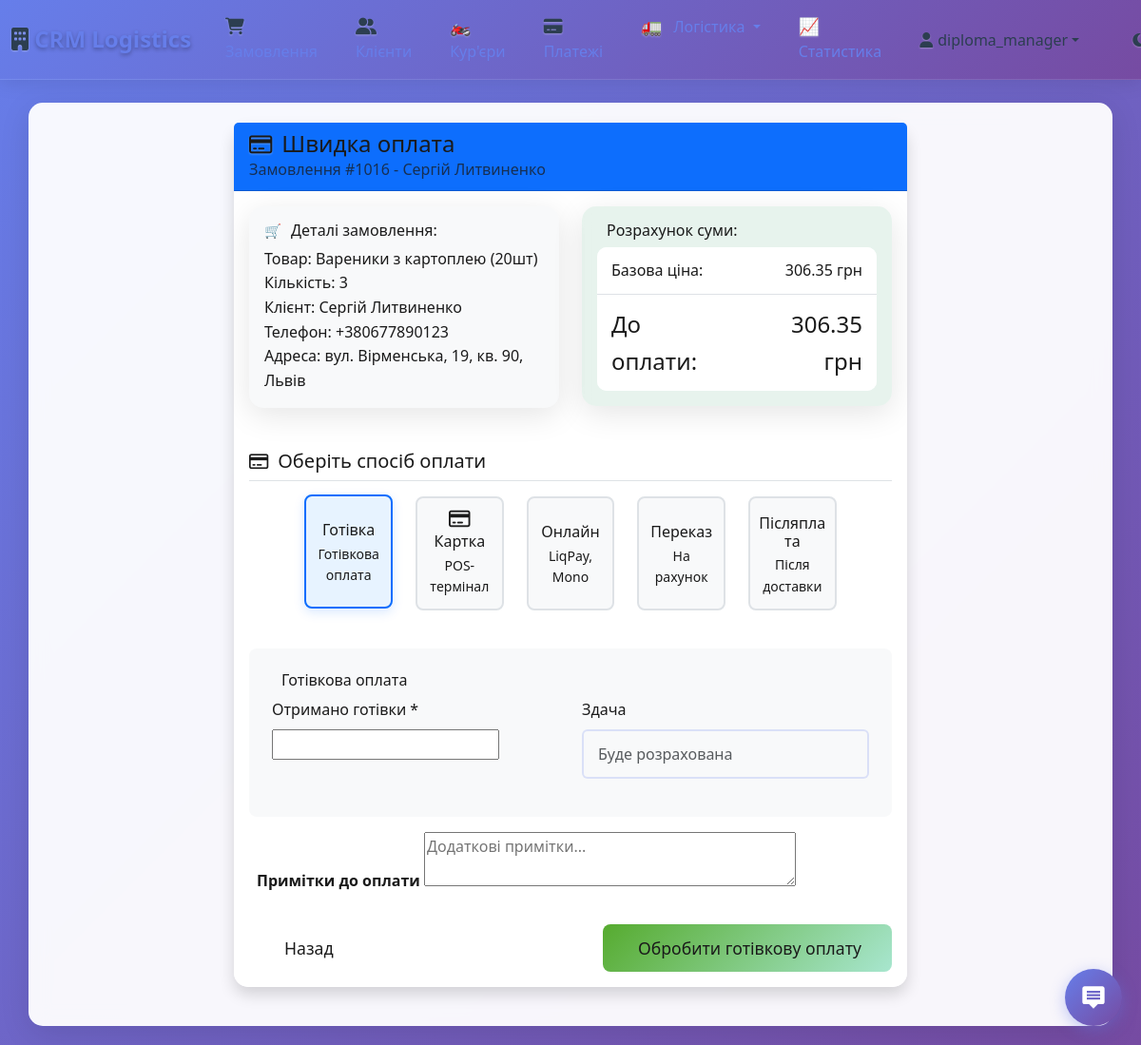
The app's page /orders/1016/payment/quick/ (signed in) with its own data.
### crm/models.py (models this page shows, shortened)
class Order(models.Model):
    STATUS_CHOICES = [
        ('new', 'Нове'),
        ('assigned', 'Призначено'),
        ('picked_up', 'Забрано'),
        ('in_transit', 'В дорозі'),
        ('delivered', 'Доставлено'),
        ('cancelled', 'Скасовано')
    ]
    PRIORITY_CHOICES = [
        ('low', 'Низький'),
        ('normal', 'Звичайний'),
        ('high', 'Високий'),
        ('urgent', 'Терміновий')
    ]
    client = models.ForeignKey(Client, on_delete=models.CASCADE)
    courier = models.ForeignKey(Courier, on_delete=models.SET_NULL, null=True, blank=True)
    created_by = models.ForeignKey(User, on_delete=models.CASCADE)
    product = models.CharField(max_length=200)
    quantity = models.PositiveIntegerField(default=1)
    address = models.CharField(max_length=255, default="Невідома адреса")
    latitude = models.FloatField(null=True, blank=True, help_text="Широта доставки")
    longitude = models.FloatField(null=True, blank=True, help_text="Довгота доставки")
    status = models.CharField(max_length=20, choices=STATUS_CHOICES, default='new')
    priority = models.CharField(max_length=10, choices=PRIORITY_CHOICES, default='normal')
    estimated_delivery_time = models.DateTimeField(null=True, blank=True)
    actual_delivery_time = models.DateTimeField(null=True, blank=True)
    delivery_notes = models.TextField(blank=True, help_text="Особливі інструкції доставки")
    base_price = models.DecimalField(max_digits=10, decimal_places=2, default=Decimal('0.00'), help_text="Базова ціна доставки")
    additional_fees = models.DecimalField(max_digits=10, decimal_places=2, default=Decimal('0.00'), help_text="Додаткові платежі (терміново, вага тощо)")
    discount = models.DecimalField(max_digits=10, decimal_places=2, default=Decimal('0.00'), help_text="Сума знижки")
    total_price = models.DecimalField(max_digits=10, decimal_places=2, default=Decimal('0.00'), help_text="Кінцева ціна")
    created_at = models.DateTimeField(auto_now_add=True)
    updated_at = models.DateTimeField(auto_now=True)

class Client(models.Model):
    name = models.CharField(max_length=100)
    phone = models.CharField(max_length=20)
    email = models.EmailField(blank=True, null=True, help_text="Email клиента для уведомлений")
    address = models.TextField()
    latitude = models.FloatField(null=True, blank=True, help_text="Широта клієнта")
    longitude = models.FloatField(null=True, blank=True, help_text="Довгота клієнта")

### crm/views.py (the view)
# urls.py: path('orders/<int:order_id>/payment/quick/', views.payment_quick, name='payment_quick'),
@login_required
@staff_member_required
def payment_quick(request, order_id):
    order = get_object_or_404(Order, id=order_id)
    payment = getattr(order, 'payment', None)
    if not payment:
        payment = order.create_payment()
    if request.method == 'POST':
        form = PaymentProcessForm(request.POST, order=order)
        if form.is_valid():
            payment_method = form.cleaned_data['payment_method']
            payment.method = payment_method
            payment.payment_notes = form.cleaned_data.get('payment_notes', '')
            if payment_method == 'cash':
                payment.cash_received = form.cleaned_data['cash_received']
                payment.change_amount = payment.calculate_change()
                success_msg = f'Готівкову оплату оброблено! Здача: {payment.change_amount} грн'
            elif payment_method == 'card':
                payment.transaction_id = form.cleaned_data.get('transaction_id', '')
                success_msg = 'Оплату картою оброблено успішно!'
            elif payment_method == 'online':
                payment.transaction_id = form.cleaned_data.get('transaction_id', '')
                success_msg = 'Онлайн оплату оброблено успішно!'
            else:
                success_msg = 'Оплату оброблено успішно!'
            payment.process_payment(user=request.user)
            messages.success(request, success_msg)
            return redirect('orders_list')
    else:
        form = PaymentProcessForm(order=order)
    return render(request, 'crm/payment_quick.html', {
        'form': form,
        'payment': payment,
        'order': order
    })

### crm/templates/crm/payment_quick.html (shortened to what this page needs)
{% extends "crm/base.html" %}
{% block content %}
<div class="container-fluid">
    <div class="row justify-content-center">
        <div class="col-md-8">
            <div class="card shadow">
                <div class="card-header bg-primary text-white">
                    <h4 class="mb-0">
                        <i class="fas fa-credit-card me-2"></i>Швидка оплата
                    </h4>
                    <p class="mb-0 opacity-75">Замовлення #{{ order.id }} - {{ order.client.name }}</p>
                </div>
                <div class="card-body">
                    <div class="row mb-4">
                        <div class="col-md-6">
                            <div class="card bg-light">
                                <div class="card-body">
                                    <h6><i class="fas fa-shopping-cart me-2"></i>Деталі замовлення:</h6>
                                    <ul class="list-unstyled mb-0">
                                        <li><strong>Товар:</strong> {{ order.product }}</li>
                                        <li><strong>Кількість:</strong> {{ order.quantity }}</li>
                                        <li><strong>Клієнт:</strong> {{ order.client.name }}</li>
                                        <li><strong>Телефон:</strong> {{ order.client.phone }}</li>
                                        <li><strong>Адреса:</strong> {{ order.address }}</li>
                                    </ul>
                                </div>
                            </div>
                        </div>
                        <div class="col-md-6">
                            <div class="card bg-success bg-opacity-10 border-success">
                                <div class="card-body">
                                    <h6>Розрахунок суми:</h6>
                                    <table class="table table-sm table-borderless mb-0">
                                        <tbody>
                                            <tr>
                                                <td>Базова ціна:</td>
                                                <td class="text-end">{{ order.base_price }} грн</td>
                                            </tr>
                                            <tr class="border-top fw-bold fs-4">
                                                <td>До оплати:</td>
                                                <td class="text-end text-success">{{ order.total_price }} грн</td>
                                            </tr>
                                        </tbody>
                                    </table>
                                </div>
                            </div>
                        </div>
                    </div>
                    <form method="post" id="paymentForm">
                        <div class="mb-4">
                            <h5 class="border-bottom pb-2 mb-3">
                                <i class="fas fa-credit-card text-primary me-2"></i>Оберіть спосіб оплати
                            </h5>
                            <div class="row justify-content-center">
                                <div class="col-lg-2 col-md-4 col-sm-6 mb-3">
                                    <div class="payment-option">
                                        <label for="id_payment_method_cash" class="payment-label">
                                            <div class="payment-card">
                                                <h6 class="mb-1">Готівка</h6>
                                                <small class="text-muted">Готівкова оплата</small>
                                            </div>
                                        </label>
                                    </div>
                                </div>
                                <div class="col-lg-2 col-md-4 col-sm-6 mb-3">
                                    <div class="payment-option">
                                        <label for="id_payment_method_card" class="payment-label">
                                            <div class="payment-card">
                                                <i class="fas fa-credit-card fa-lg text-primary mb-1"></i>
                                                <h6 class="mb-1">Картка</h6>
                                                <small class="text-muted">POS-термінал</small>
                                            </div>
                                        </label>
                                    </div>
                                </div>
                                <div class="col-lg-2 col-md-4 col-sm-6 mb-3">
                                    <div class="payment-option">
                                        <label for="id_payment_method_online" class="payment-label">
                                            <div class="payment-card">
                                                <h6 class="mb-1">Онлайн</h6>
                                                <small class="text-muted">LiqPay, Mono</small>
                                            </div>
                                        </label>
                                    </div>
                                </div>
                                <div class="col-lg-2 col-md-4 col-sm-6 mb-3">
                                    <div class="payment-option">
                                        <label for="id_payment_method_bank_transfer" class="payment-label">
                                            <div class="payment-card">
                                                <h6 class="mb-1">Переказ</h6>
                                                <small class="text-muted">На рахунок</small>
                                            </div>
                                        </label>
                                    </div>
                                </div>
                                <div class="col-lg-2 col-md-4 col-sm-6 mb-3">
                                    <div class="payment-option">
                                        <label for="id_payment_method_postpaid" class="payment-label">
                                            <div class="payment-card">
                                                <h6 class="mb-1">Післяплата</h6>
                                                <small class="text-muted">Після доставки</small>
                                            </div>
                                        </label>
                                    </div>
                                </div>
                            </div>
                        </div>
                        <div id="cash-fields" class="payment-fields" style="display: none;">
                            <h6>Готівкова оплата</h6>
                            <div class="row">
                                <div class="col-md-6">
                                    <div class="mb-3">
                                        <label for="{{ form.cash_received.id_for_label }}" class="form-label">
                                            <strong>Отримано готівки *</strong>
                                        </label>
                                        {{ form.cash_received }}
                                    </div>
                                </div>
                                <div class="col-md-6">
                                    <div class="mb-3">
                                        <label class="form-label"><strong>Здача</strong></label>
                                        <input type="text" class="form-control bg-light" id="calculated-change" readonly placeholder="Буде розрахована">
                                    </div>
                                </div>
                            </div>
                        </div>
                        <div class="mb-4">
                            <label for="{{ form.payment_notes.id_for_label }}" class="form-label">
                                Примітки до оплати
                            </label>
                            {{ form.payment_notes }}
                        </div>
                        <div class="d-flex justify-content-between">
                            <a href="{% url 'orders_list' %}" class="btn btn-outline-secondary btn-lg">
                                Назад
                            </a>
                            <button type="submit" class="btn btn-success btn-lg" id="submitBtn">
                            </button>
                        </div>
                    </form>
                </div>
            </div>
        </div>
    </div>
</div>
{% endblock %}

### crm/templates/crm/base.html (shortened to what this page needs)
{% load static %}
<!DOCTYPE html>
<html lang="uk">
<head>
    <link href="https://cdn.jsdelivr.net/npm/bootstrap@5.3.0/dist/css/bootstrap.min.css" rel="stylesheet">
    <link rel="stylesheet" href="https://cdnjs.cloudflare.com/ajax/libs/font-awesome/6.4.0/css/all.min.css">
    <link rel="stylesheet" href="https://use.fontawesome.com/releases/v6.4.0/css/all.css">
    <link rel="stylesheet" href="https://cdnjs.cloudflare.com/ajax/libs/font-awesome/6.4.0/css/all.css">
            <link rel="stylesheet" href="{% static 'crm/css/base.css' %}?v=2024090305">
</head>
<body class="light-theme">
<nav class="navbar navbar-expand-lg navbar-dark mb-4">
  <div class="container-fluid">
    <a class="navbar-brand" href="/">
      <i class="fas fa-building"></i> CRM Logistics
    </a>
    <div class="collapse navbar-collapse" id="navbarNav">
      <ul class="navbar-nav me-auto">
        <li class="nav-item">
          <a class="nav-link" href="{% url 'orders_list' %}">
            <i class="fas fa-shopping-cart"></i> Замовлення
          </a>
        </li>
        <li class="nav-item">
          <a class="nav-link" href="{% url 'clients_list' %}">
            <i class="fas fa-users"></i> Клієнти
          </a>
        </li>
        <li class="nav-item">
          <a class="nav-link" href="{% url 'couriers_list' %}">
            <i class="fas fa-motorcycle"></i> Кур'єри
          </a>
        </li>
        <li class="nav-item">
          <a class="nav-link" href="{% url 'payments_list' %}">
            <i class="fas fa-credit-card"></i> Платежі
          </a>
        </li>
        <li class="nav-item dropdown">
          <a class="nav-link dropdown-toggle" href="#" id="logisticsDropdown" role="button" data-bs-toggle="dropdown" aria-expanded="false">
            <i class="fas fa-route"></i> Логістика
          </a>
        </li>
        <li class="nav-item">
          <a class="nav-link" href="{% url 'dashboard' %}">
            <i class="fas fa-chart-line"></i> Статистика
          </a>
        </li>
      </ul>
      <div class="d-flex ms-auto align-items-center">
        {% if user.is_authenticated %}
          <div class="dropdown">
            <button class="btn btn-outline-light dropdown-toggle d-flex align-items-center" type="button" id="userDropdown" data-bs-toggle="dropdown" aria-expanded="false">
              <i class="fas fa-user-circle me-2"></i>
              {{ user.username }}
            </button>
          </div>
        {% else %}
          <a class="btn btn-warning fw-bold" href="{% url 'login' %}">Увійти</a>
        {% endif %}
        <button id="themeToggle" class="btn btn-outline-light ms-3" title="Змінити тему">
          <i class="fas fa-moon" id="themeIcon"></i>
        </button>
      </div>
    </div>
  </div>
</nav>
<div class="container">
    {% block content %}{% endblock %}
</div>
{% include 'crm/support_widget.html' %}
</body>
</html>

### records on screen
Order: id "1016", client.name "Сергій Литвиненко", product "Вареники з картоплею (20шт)", quantity "3", client.phone "+380677890123", address "вул. Вірменська, 19, кв. 90, Львів", base_price "306.35", total_price "306.35"

### other values on screen
{{ user.username }} "diploma_manager"
